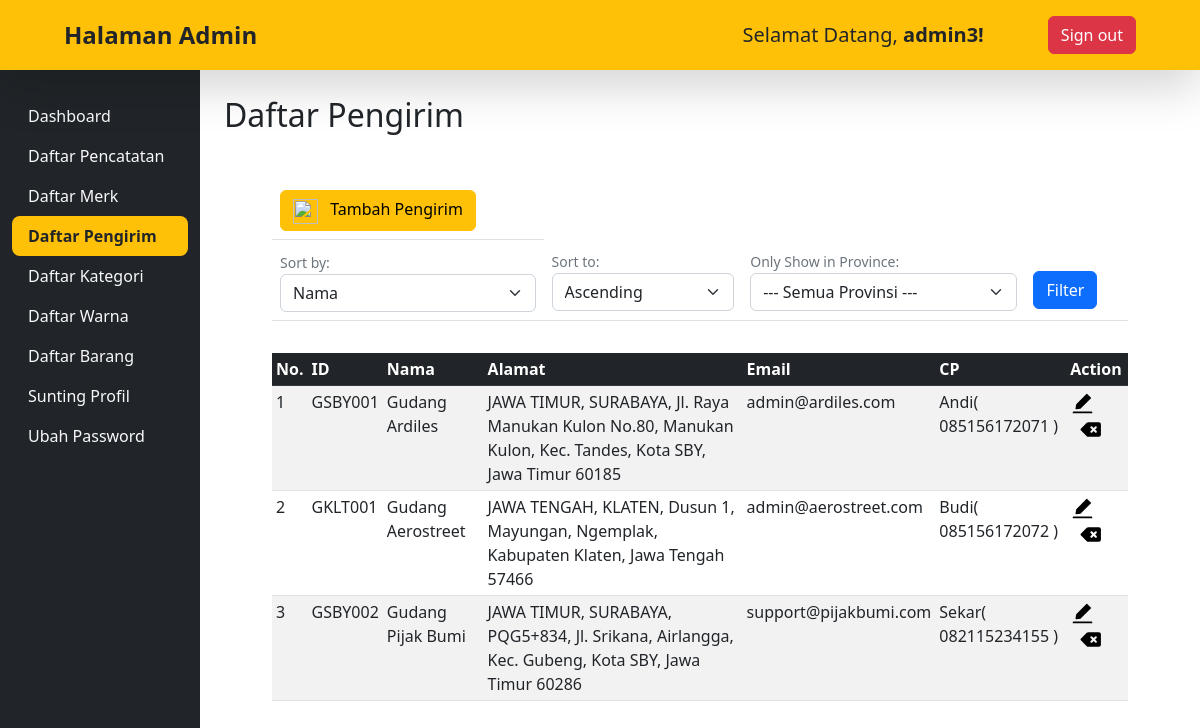
The app's page /admin/pengirim.php (signed in) with its own data.
### tables this page shows
CREATE TABLE [KOTA/KAB] (
    ID_KOTA     CHAR (3)     NOT NULL,
    ID_PROVINSI CHAR (3)     NOT NULL,
    NAMA_KOTA   VARCHAR (30) NOT NULL,
    PRIMARY KEY (
        ID_KOTA
    ),
    FOREIGN KEY (
        ID_PROVINSI
    )
    REFERENCES PROVINSI (ID_PROVINSI) ON DELETE RESTRICT
                                      ON UPDATE RESTRICT
);

### function.php (called while the page is built, shortened)
<?php
$db = new SQLite3($_SERVER['DOCUMENT_ROOT']."/gudang sepatu.db");
function getData($data){
    global $db;
    $result = $db->query($data);
    $rows = [];
    while($row = $result->fetchArray()){
        $rows[] = $row;
    };
    return $rows;
}
?>

### admin/pengirim.php (the view, shortened to what this page needs)
<?php
require '../function.php';
if (isset($_GET['filterby']) and $_GET['filterby'] != "") {
	$filterby = $_GET['filterby'];
	$sortby = $_GET['sortby'];
	$sortto = $_GET['sortto'];
	$data = getData("SELECT PENGIRIM.ID_PENGIRIM, PENGIRIM.NAMA_PENGIRIM, PENGIRIM.NOTELP_CP, PENGIRIM.NAMA_CP, PENGIRIM.EMAIL_PENGIRIM, PENGIRIM.ALAMAT, 'KOTA/KAB'.NAMA_KOTA, PROVINSI.ID_PROVINSI, PROVINSI.NAMA_PROVINSI FROM PENGIRIM JOIN 'KOTA/KAB' ON PENGIRIM.ID_KOTA = 'KOTA/KAB'.ID_KOTA JOIN PROVINSI ON 'KOTA/KAB'.ID_PROVINSI = PROVINSI.ID_PROVINSI WHERE PROVINSI.ID_PROVINSI = '$filterby' ORDER BY $sortby $sortto");
} else {
	$data = getData("SELECT PENGIRIM.ID_PENGIRIM, PENGIRIM.NAMA_PENGIRIM, PENGIRIM.NOTELP_CP, PENGIRIM.NAMA_CP, PENGIRIM.EMAIL_PENGIRIM, PENGIRIM.ALAMAT, 'KOTA/KAB'.NAMA_KOTA, PROVINSI.ID_PROVINSI, PROVINSI.NAMA_PROVINSI FROM PENGIRIM JOIN 'KOTA/KAB' ON PENGIRIM.ID_KOTA = 'KOTA/KAB'.ID_KOTA JOIN PROVINSI ON 'KOTA/KAB'.ID_PROVINSI = PROVINSI.ID_PROVINSI");
}
?>
<!DOCTYPE html>
<html>
<head>
	<link href="../assets/css/bootstrap.min.css" rel="stylesheet">
</head>
<body>
	<header class="navbar fixed-top bg-warning flex-md-nowrap shadow-lg py-2">
		<p class="navbar-brand col-md-3 col-lg-2 me-0 px-3 fs-4 text-dark fw-bold my-auto ms-5">Halaman Admin</p>
  		<div class="nav">
    		<span class="nav-item text-nowrap my-auto fs-5">Selamat Datang, <b><?php echo $_SESSION['username'] ?>!</b></span>
    		<div class="nav-item text-nowrap">
      			<a class="nav-link mx-5" href="logout.php"><button class="btn btn-danger">Sign out</button></a>
    		</div>
  		</div>
	</header>
	<div class="container-fluid">
	  <div class="row">
	    <nav id="sidebarMenu" class="col-md-3 col-lg-2 d-md-block bg-dark sidebar collapse">
	      <div class="position-sticky pt-3 sidebar-sticky pt-5">
	        <ul class="nav flex-column mt-5">
	          <li class="nav-item">
	            <a class="nav-link text-light" href="dashboard.php">
	              Dashboard
	            </a>
	          </li>
	          <li class="nav-item">
	            <a class="nav-link text-light" href="pencatatan.php">
	              Daftar Pencatatan
	            </a>
	          </li>
	          <li class="nav-item">
	            <a class="nav-link text-light" href="merk.php">
	              Daftar Merk
	            </a>
	          </li>
	          <li class="nav-item">
	            <a class="nav-link active text-dark fw-bold rounded-3 bg-warning" aria-current="page" href="pengirim.php">
	              Daftar Pengirim
	            </a>
	          </li>
	          <li class="nav-item">
	            <a class="nav-link text-light" href="kategori.php">
	              Daftar Kategori
	            </a>
	          </li>
	          <li class="nav-item">
	            <a class="nav-link text-light" href="warna.php">
	              Daftar Warna
	            </a>
	          </li>
	          <li class="nav-item">
	            <a class="nav-link text-light" href="barang.php">
	              Daftar Barang
	            </a>
	          </li>
	          <li class="nav-item">
	            <a class="nav-link text-light" href="profil.php">
	              Sunting Profil
	            </a>
	          </li>
	          <li class="nav-item">
	            <a class="nav-link text-light" href="password.php">
	              Ubah Password
	            </a>
	          </li>
	        </ul>
	      </div>
	    </nav>
	    <main class="col-md-9 ms-sm-auto col-lg-10 px-md-4 pt-5">
	      	<h1 class="h2 my-5">Daftar Pengirim</h1>
			<div class="table-responsive mx-5">
					<table class="table">
						<tr>
							<td>
								<a href="tambahPengirim.php"><button class="btn btn-warning ">
									<img src="../assets/img/add-icon.svg" width="25px" height="25px" class="me-2"> Tambah Pengirim</button>
								</a>
							</td>
						</tr>
						<form action="pengirim.php" method="get">
						<tr>
							<td>
								<label for="sortby" class="form-text">Sort by: </label>
								<select name="sortby" id="sortby" class="form-select">
									<option value="PENGIRIM.NAMA_PENGIRIM">Nama</option>
								</select>
							</td>
							<td>
								<label for="sortto" class="form-text">Sort to: </label>
								<select name="sortto" id="sortto" class="form-select">
									<option value="ASC">Ascending</option>
								</select>
							</td>
							<td>
								<label for="filterby" class="form-text">Only Show in Province:</label>
								<select name="filterby" id="filterby" class="form-select">
									<option value="">--- Semua Provinsi ---</option>
								</select>
							</td>
							<td>
								<input type="submit" value="Filter" class="btn btn-primary mt-4">
							</td>
						</tr>
					</table>
			</div>
	      	<div class="table-responsive mx-5 mt-3">
	        	<table class="table table-striped table-sm">
		        <thead>
		            <tr>
			            <th scope="col" class="table-dark">No.</th>
			            <th scope="col" class="table-dark">ID</th>
			            <th scope="col" class="table-dark">Nama</th>
			            <th scope="col" class="table-dark">Alamat</th>
			            <th scope="col" class="table-dark">Email</th>
			            <th scope="col" class="table-dark">CP</th>
			            <th scope="col" class="table-dark">Action</th>
		            </tr>
		        </thead>
		        <tbody>
					<?php $i = 1; ?>
					<?php foreach($data as $row) :?>
		            <tr>
						<td><?= $i ?></td>
			            <td><?= $row['ID_PENGIRIM'] ?></td>
			            <td><?= $row['NAMA_PENGIRIM'] ?></td>
			            <td><?= $row['NAMA_PROVINSI']. ", " .$row['NAMA_KOTA'].", ".$row['ALAMAT'] ?></td>
			            <td><?= $row['EMAIL_PENGIRIM'] ?></td>
			            <td><?= $row['NAMA_CP']."( ".$row['NOTELP_CP']." )" ?></td>
			            <td>
			              	<a href="editPengirim.php?id_pengirim=<?= $row['ID_PENGIRIM'] ?>" title="Sunting Data"><img alt="Sunting Data" src="../assets/img/edit3-icon.svg" width="25px" height="25px"></img></a>
			              	<a href="deletePengirim.php?id_pengirim=<?= $row['ID_PENGIRIM'] ?>" onClick="return confirm('Hapus Data Pengirim ini?')" title="Hapus Data"><img alt="Hapus Data" src="../assets/img/delete2-icon.svg" width="25px" height="25px" class="ms-2"></img></a>
			            </td>
		            </tr>
					<?php $i++ ?>
					<?php endforeach ?>
		          </tbody>
	        </table>
	      </div>
	    </main>
	  </div>
	</div>
</body>
</html>

### admin/pengirim.php (style rules this page uses)
.sidebar { height: 100vh; position: fixed; }

### records on screen
kota/kab: ID_PENGIRIM "GSBY001", NAMA_PENGIRIM "Gudang Ardiles", NAMA_PROVINSI "JAWA TIMUR", NAMA_KOTA "SURABAYA", ALAMAT "Jl. Raya Manukan Kulon No.80, Manukan Kulon, Kec. Tandes, Kota SBY, Jawa Timur 60185", EMAIL_PENGIRIM "admin@ardiles.com", NAMA_CP "Andi", NOTELP_CP "085156172071", ID_PENGIRIM "GSBY002", NAMA_PENGIRIM "Gudang Pijak Bumi", ALAMAT "PQG5+834, Jl. Srikana, Airlangga, Kec. Gubeng, Kota SBY, Jawa Timur 60286", EMAIL_PENGIRIM "support@pijakbumi.com", NAMA_CP "Sekar", NOTELP_CP "082115234155"
kota/kab: ID_PENGIRIM "GKLT001", NAMA_PENGIRIM "Gudang Aerostreet", NAMA_PROVINSI "JAWA TENGAH", NAMA_KOTA "KLATEN", ALAMAT "Dusun 1, Mayungan, Ngemplak, Kabupaten Klaten, Jawa Tengah 57466", EMAIL_PENGIRIM "admin@aerostreet.com", NAMA_CP "Budi", NOTELP_CP "085156172072"

### other values on screen
$_SESSION['username'] "admin3"
